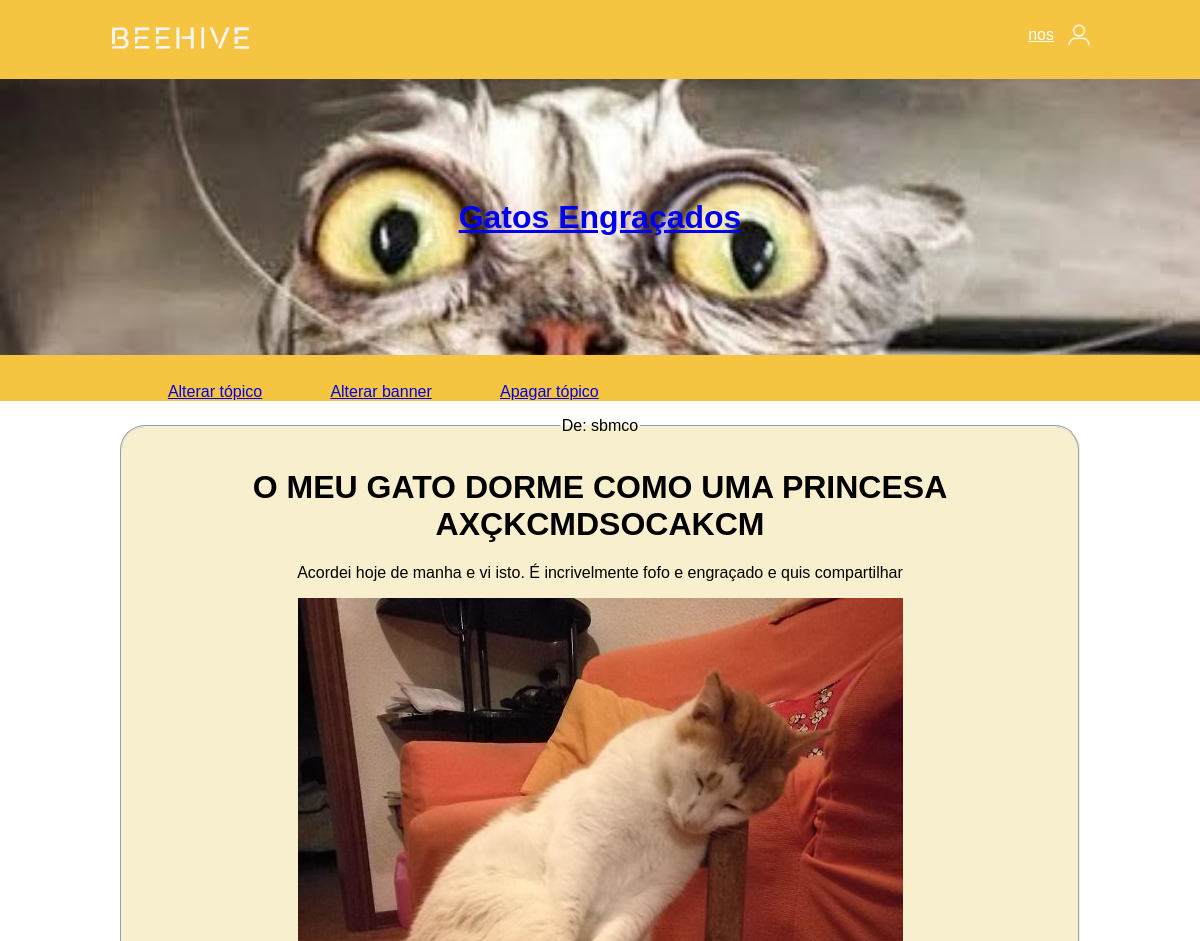
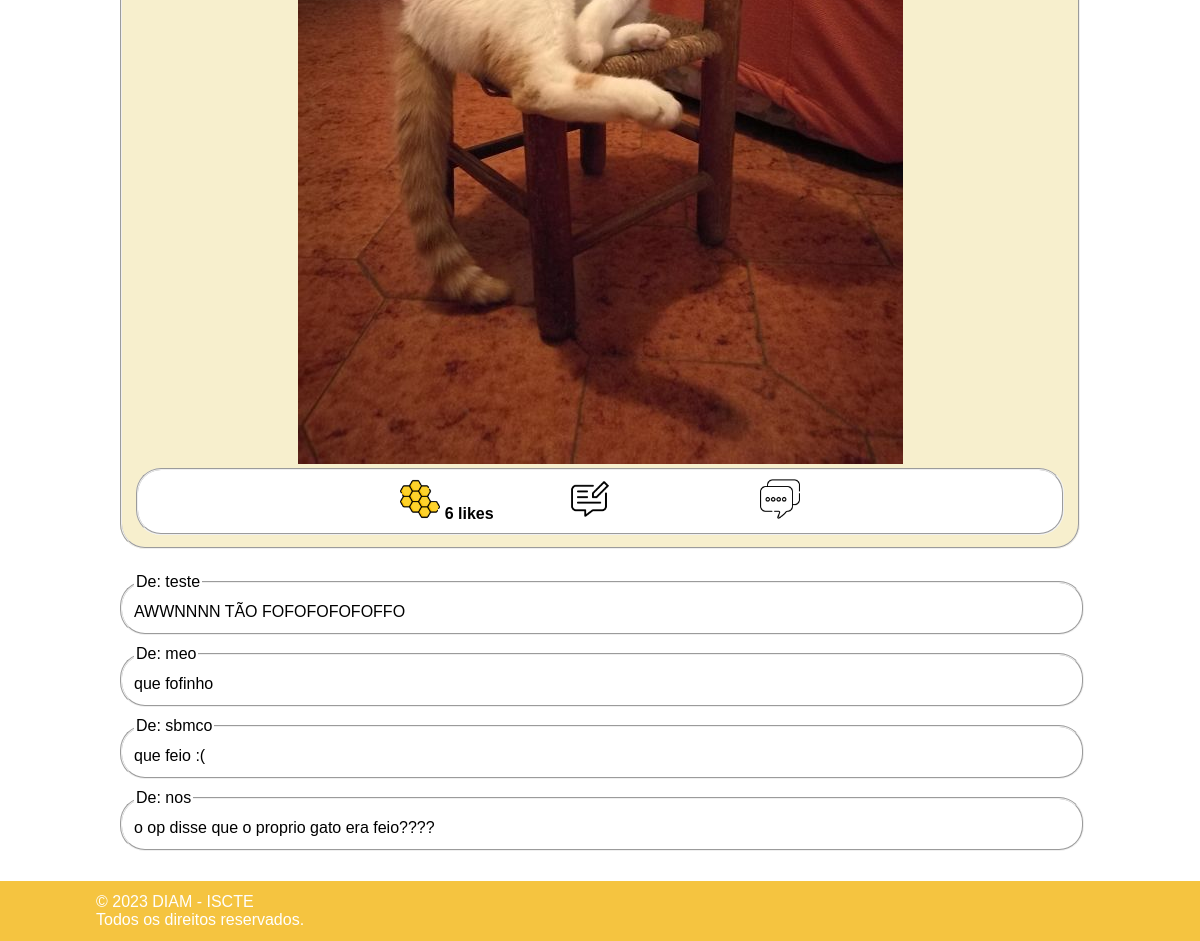
The app's page /beeHive/8/8 (signed in) with its own data (2 pictures, top to bottom).
### topic/models.py (models this page shows)
class Topic(models.Model):
    title = models.CharField(max_length=50)
    description = models.TextField()
    banner = models.ImageField(upload_to='banner_topicos/', null=True, blank=True)
    created_at = models.DateTimeField(auto_now_add=True)
    admin = models.ForeignKey(User, on_delete=models.CASCADE)
    seguidores = models.IntegerField(default=0)

### post/models.py (models this page shows)
class Post(models.Model):
    topic = models.ForeignKey(Topic, on_delete=models.CASCADE, default=1)
    title = models.TextField(default="Sem título")
    content = models.TextField()
    image = models.ImageField(upload_to='images/', null=True, blank=True)
    autor = models.ForeignKey(User, on_delete=models.CASCADE)
    created_at = models.DateTimeField(auto_now_add=True)
    likes = models.IntegerField(default=0)

class Comment(models.Model):
    post = models.ForeignKey(Post, on_delete=models.CASCADE)
    content = models.TextField()
    autor = models.ForeignKey(User, on_delete=models.CASCADE)
    created_at = models.DateTimeField(auto_now_add=True)

### post/views.py (the view)
# urls.py: path("<int:topic_id>/<int:post_id>", views.post_page, name='post_page'),
def post_page(request, topic_id, post_id):
    post = get_object_or_404(Post, pk=post_id)
    topic = get_object_or_404(Topic, pk=topic_id)
    comments = Comment.objects.filter(post_id=post_id)
    context = {'topic': topic, 'post': post, 'comments': comments}
    if (request.user.is_authenticated):
        likes = Like.objects.filter(user=request.user, post=post)
        context = {'topic': topic, 'post': post, 'comments': comments, 'likes' : likes}
    return render(request, 'post/post_page.html', context)

### post/templates/post/Post_page.html (shortened to what this page needs)
{% extends "topic/hpage.html" %}
{% block content %}
    {% load static %}
    <link rel="stylesheet" type="text/css" href="{% static 'forum/style.css' %}"/>
    <fieldset id="id_post">
        <legend> De: {{ post.autor.username }}</legend>
        <h1>{{ post.title }}</h1>
        <p>{{ post.content }}</p>
        {% if post.image %}
            <img src="{{ post.image.url }}">
        {% endif %}
        <fieldset id="leg_post">
            {% if likes %}
                <a href="{% url 'post:dislike_post' topic.id post.id %}"><img src="{% static "forum/images/like_preenchido.png" %}" onclick="insereFoto(this)" id="interacao_dislike" style="cursor: pointer;"></a>
            {% else %}
                <a href="{% url 'post:like_post' topic.id post.id%}"><img src="{% static "forum/images/like.png" %}" onclick="removeFoto(this)" id="interacao_like" style="cursor: pointer" "></a>
            {% endif %}
            <h6 id="num_likes">{{ post.likes }} likes</h6>
            <img src="{% static "forum/images/escrever_comentario.png" %}" id="interacao_escrita">
            <a href="#comments"> <img src="{% static "forum/images/ver_comentarios.png" %}" id="interacao_ver"></a>
        </fieldset>
    </fieldset>
    <div id="comments">
        {% for comment in comments %}
            <fieldset id="comment">
                <legend> De: {{ comment.autor.username }}</legend>
                {{ comment.content }}
            </fieldset>
        {% endfor %}
    </div>
{% endblock %}

### topic/templates/topic/hpage.html (shortened to what this page needs)
<!DOCTYPE html>
<html lang="en">
<head>
    {% load static %}
    <link rel="stylesheet" type="text/css" href="{% static 'forum/style.css' %}"/>
</head>
<header id="topic_header">
    <a href="{% url 'forum:index' %}">
        <img src="{% static "forum/images/logo_branco.png" %}"  id="logo">
    </a>
    <div class="user_container">
        <span id="user_text">
             {% if user.is_authenticated %}
                 <a href="{% url 'forum:perfil' %}" id="login">{{ user.username }}</a>
             {% else %}
                 <a href="{% url 'forum:dologin' %}" id="login">Login/Registo</a>
             {% endif %}
        </span>
        <img src="{% static "forum/images/user.png" %}"  style="cursor:pointer;" id="user" >
    </div>
    {% block header %}
        {% if topic.banner %}
            <div id="topic_banner" style="background-image: url('{{ topic.banner.url }}');">
                <a href="{% url 'topic:hpage' topic.id %}" >
                    <h1 id="topic_title">
                        {{ topic.title }}
                    </h1>
                </a>
            </div>
        {% endif %}
        <nav>
            {% if topic.admin.username == user.username or user.is_superuser %}
                <div class="container">
                    <ul>
                        <li><a href="{% url 'topic:alterar_topic' topic.id %}">Alterar tópico</a></li>
                        <li><a href="{% url 'topic:fazer_upload' topic.id %}">Alterar banner</a></li>
                        <li><a href="{% url 'topic:delete_topic' topic.id %}" onclick="return confirmDelete();">Apagar tópico</a></li>
                    </ul>
                </div>
            {% endif %}
        </nav>
    {% endblock %}
</header>
<body>
{% block content %}{% endblock %}
<br>
<br>
<br>
<br>
<br>
</body>
<footer>
    &copy; 2023 DIAM - ISCTE
    <br>Todos os direitos reservados.
</footer>
</html>

### forum/static/forum/style.css (style rules this page uses)
header { background-color: rgb(245,196,64); font-family: arial; }
body { margin: 0px; font-family: arial; }
#logo { padding-left: 8%; height: 75px; display: inline; }
#user { padding: 12px; float:right; height: 35px; margin-right: 8%; }
footer { background-color: rgb(245,196,64); color: white; position: fixed; bottom: 0; width: 100%; padding-left: 8%; padding-bottom: 1%; padding-top: 1%; }
.container { margin-left: 8%; padding-top: 1%; }
#id_post { font-size: 100%; margin-left: 10%; margin-right: 10%; margin-top: 1%; margin-bottom: 2%; padding: 1%; border-radius: 25px; text-align: center; background-color: rgb(247, 239, 205); }
#topic_banner { margin: 0px; height: 60%; background-size: cover; color: rgb(135, 87, 71); padding: 30px 40px; text-align: center; }
nav li { display: inline; padding: 2%; margin: 1%; font-size: 100%; }
li { color:white; }
#leg_post { padding: 1%; border-radius: 25px; background-color: white; }
#interacao_escrita, #interacao_ver { display: inline; height:40px; margin-left: 8%; margin-right: 8%; }
#interacao_like, #interacao_dislike { display: inline; height:40px; margin-left: 8%; margin-right: 0%; }
#num_likes { display: inline; margin-left: 0; font-family: Arial; font-size: 100%; }
#comment { width: 78%; font-size: 100%; padding: 1%; border-radius: 25px; margin-left:10%; margin-top: 10px; }
.user_container { display: flex; margin-right: 8%; margin-top: 0.8%; float: right; }
#user { padding: 10px; float:right; height: 30px; }
#login { font-family: sans-serif; color: white; line-height: 50px; }
#topic_title { margin: 8%; }

### records on screen
Topic: banner (picture), title "Gatos Engraçados"
Post: autor.username "sbmco", title "O MEU GATO DORME COMO UMA PRINCESA AXÇKCMDSOCAKCM", content "Acordei hoje de manha e vi isto. É incrivelmente fofo e engraçado e quis compartilhar", image (picture), likes "6"
Comment: autor.username "teste", content "AWWNNNN TÃO FOFOFOFOFOFFO"
Comment: autor.username "meo", content "que fofinho"
Comment: autor.username "sbmco", content "que feio :("
Comment: autor.username "nos", content "o op disse que o proprio gato era feio????"

### other values on screen
{{ user.username }} "nos"
